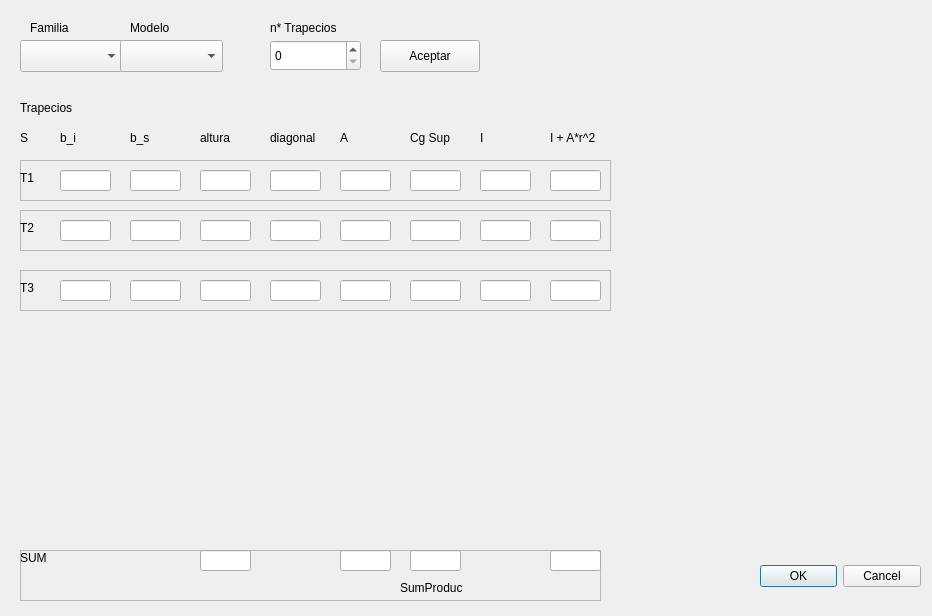
<?xml version="1.0" encoding="UTF-8"?>
<ui version="4.0">
 <class>Dialog</class>
 <widget class="QDialog" name="Dialog">
  <property name="geometry">
   <rect>
    <x>0</x>
    <y>0</y>
    <width>932</width>
    <height>616</height>
   </rect>
  </property>
  <property name="windowTitle">
   <string>Dialog</string>
  </property>
  <widget class="QDialogButtonBox" name="buttonBox">
   <property name="geometry">
    <rect>
     <x>760</x>
     <y>560</y>
     <width>161</width>
     <height>32</height>
    </rect>
   </property>
   <property name="orientation">
    <enum>Qt::Orientation::Horizontal</enum>
   </property>
   <property name="standardButtons">
    <set>QDialogButtonBox::StandardButton::Cancel|QDialogButtonBox::StandardButton::Ok</set>
   </property>
  </widget>
  <widget class="QComboBox" name="combo_familia">
   <property name="geometry">
    <rect>
     <x>20</x>
     <y>40</y>
     <width>103</width>
     <height>32</height>
    </rect>
   </property>
   <property name="placeholderText">
    <string>Elegir</string>
   </property>
   <item>
    <property name="text">
     <string>elegir</string>
    </property>
   </item>
   <item>
    <property name="text">
     <string>VI</string>
    </property>
   </item>
  </widget>
  <widget class="QComboBox" name="combo_modelo">
   <property name="geometry">
    <rect>
     <x>120</x>
     <y>40</y>
     <width>103</width>
     <height>32</height>
    </rect>
   </property>
   <property name="placeholderText">
    <string>Elegir</string>
   </property>
   <item>
    <property name="text">
     <string>Elegir</string>
    </property>
   </item>
   <item>
    <property name="text">
     <string>asd</string>
    </property>
   </item>
   <item>
    <property name="text">
     <string>4120</string>
    </property>
   </item>
  </widget>
  <widget class="QLabel" name="label_familia">
   <property name="geometry">
    <rect>
     <x>30</x>
     <y>20</y>
     <width>58</width>
     <height>16</height>
    </rect>
   </property>
   <property name="text">
    <string>Familia</string>
   </property>
  </widget>
  <widget class="QLabel" name="label_modelo">
   <property name="geometry">
    <rect>
     <x>130</x>
     <y>20</y>
     <width>58</width>
     <height>16</height>
    </rect>
   </property>
   <property name="text">
    <string>Modelo</string>
   </property>
  </widget>
  <widget class="QLabel" name="label_trapecios">
   <property name="geometry">
    <rect>
     <x>20</x>
     <y>100</y>
     <width>58</width>
     <height>16</height>
    </rect>
   </property>
   <property name="text">
    <string>Trapecios</string>
   </property>
  </widget>
  <widget class="QLabel" name="label_secciones">
   <property name="geometry">
    <rect>
     <x>20</x>
     <y>130</y>
     <width>21</width>
     <height>16</height>
    </rect>
   </property>
   <property name="text">
    <string>S</string>
   </property>
  </widget>
  <widget class="QLabel" name="label_bi">
   <property name="geometry">
    <rect>
     <x>60</x>
     <y>130</y>
     <width>58</width>
     <height>16</height>
    </rect>
   </property>
   <property name="text">
    <string>b_i</string>
   </property>
  </widget>
  <widget class="QLabel" name="label_bs">
   <property name="geometry">
    <rect>
     <x>130</x>
     <y>130</y>
     <width>58</width>
     <height>16</height>
    </rect>
   </property>
   <property name="text">
    <string>b_s</string>
   </property>
  </widget>
  <widget class="QLabel" name="label_h">
   <property name="geometry">
    <rect>
     <x>200</x>
     <y>130</y>
     <width>58</width>
     <height>16</height>
    </rect>
   </property>
   <property name="text">
    <string>altura</string>
   </property>
  </widget>
  <widget class="QLabel" name="label_d">
   <property name="geometry">
    <rect>
     <x>270</x>
     <y>130</y>
     <width>58</width>
     <height>16</height>
    </rect>
   </property>
   <property name="text">
    <string>diagonal</string>
   </property>
  </widget>
  <widget class="QLabel" name="label_a">
   <property name="geometry">
    <rect>
     <x>340</x>
     <y>130</y>
     <width>31</width>
     <height>16</height>
    </rect>
   </property>
   <property name="text">
    <string>A</string>
   </property>
  </widget>
  <widget class="QLabel" name="label_cg">
   <property name="geometry">
    <rect>
     <x>410</x>
     <y>130</y>
     <width>58</width>
     <height>16</height>
    </rect>
   </property>
   <property name="text">
    <string>Cg Sup</string>
   </property>
  </widget>
  <widget class="QLabel" name="label_i">
   <property name="geometry">
    <rect>
     <x>480</x>
     <y>130</y>
     <width>21</width>
     <height>16</height>
    </rect>
   </property>
   <property name="text">
    <string>I</string>
   </property>
  </widget>
  <widget class="QLabel" name="label_op">
   <property name="geometry">
    <rect>
     <x>550</x>
     <y>130</y>
     <width>71</width>
     <height>16</height>
    </rect>
   </property>
   <property name="text">
    <string>I + A*r^2</string>
   </property>
  </widget>
  <widget class="QLabel" name="label_cant">
   <property name="geometry">
    <rect>
     <x>270</x>
     <y>20</y>
     <width>101</width>
     <height>16</height>
    </rect>
   </property>
   <property name="text">
    <string>n* Trapecios</string>
   </property>
  </widget>
  <widget class="QSpinBox" name="spin_cant">
   <property name="geometry">
    <rect>
     <x>270</x>
     <y>40</y>
     <width>91</width>
     <height>31</height>
    </rect>
   </property>
  </widget>
  <widget class="QPushButton" name="btn_acpt_cant">
   <property name="geometry">
    <rect>
     <x>380</x>
     <y>40</y>
     <width>100</width>
     <height>32</height>
    </rect>
   </property>
   <property name="text">
    <string>Aceptar</string>
   </property>
  </widget>
  <widget class="QFrame" name="sum_frame">
   <property name="geometry">
    <rect>
     <x>20</x>
     <y>550</y>
     <width>581</width>
     <height>51</height>
    </rect>
   </property>
   <property name="frameShape">
    <enum>QFrame::Shape::StyledPanel</enum>
   </property>
   <property name="frameShadow">
    <enum>QFrame::Shadow::Raised</enum>
   </property>
   <widget class="QLineEdit" name="sum_op">
    <property name="geometry">
     <rect>
      <x>530</x>
      <y>0</y>
      <width>51</width>
      <height>21</height>
     </rect>
    </property>
   </widget>
   <widget class="QLineEdit" name="sumprod_a_cg">
    <property name="geometry">
     <rect>
      <x>390</x>
      <y>0</y>
      <width>51</width>
      <height>21</height>
     </rect>
    </property>
   </widget>
   <widget class="QLabel" name="label_sumprod">
    <property name="geometry">
     <rect>
      <x>380</x>
      <y>30</y>
      <width>81</width>
      <height>16</height>
     </rect>
    </property>
    <property name="text">
     <string>SumProduc</string>
    </property>
   </widget>
   <widget class="QLabel" name="label_sum">
    <property name="geometry">
     <rect>
      <x>0</x>
      <y>0</y>
      <width>31</width>
      <height>16</height>
     </rect>
    </property>
    <property name="text">
     <string>SUM</string>
    </property>
   </widget>
   <widget class="QLineEdit" name="sum_a">
    <property name="geometry">
     <rect>
      <x>320</x>
      <y>0</y>
      <width>51</width>
      <height>21</height>
     </rect>
    </property>
   </widget>
   <widget class="QLineEdit" name="sum_h">
    <property name="geometry">
     <rect>
      <x>180</x>
      <y>0</y>
      <width>51</width>
      <height>21</height>
     </rect>
    </property>
   </widget>
  </widget>
  <widget class="QFrame" name="t_frame1">
   <property name="geometry">
    <rect>
     <x>20</x>
     <y>160</y>
     <width>591</width>
     <height>41</height>
    </rect>
   </property>
   <property name="frameShape">
    <enum>QFrame::Shape::StyledPanel</enum>
   </property>
   <property name="frameShadow">
    <enum>QFrame::Shadow::Raised</enum>
   </property>
   <widget class="QLineEdit" name="t1_op">
    <property name="geometry">
     <rect>
      <x>530</x>
      <y>10</y>
      <width>51</width>
      <height>21</height>
     </rect>
    </property>
   </widget>
   <widget class="QLineEdit" name="t1_bs">
    <property name="geometry">
     <rect>
      <x>110</x>
      <y>10</y>
      <width>51</width>
      <height>21</height>
     </rect>
    </property>
   </widget>
   <widget class="QLineEdit" name="t1_a">
    <property name="geometry">
     <rect>
      <x>320</x>
      <y>10</y>
      <width>51</width>
      <height>21</height>
     </rect>
    </property>
   </widget>
   <widget class="QLabel" name="t_name1">
    <property name="geometry">
     <rect>
      <x>0</x>
      <y>10</y>
      <width>31</width>
      <height>16</height>
     </rect>
    </property>
    <property name="text">
     <string>T1</string>
    </property>
   </widget>
   <widget class="QLineEdit" name="t1_cg">
    <property name="geometry">
     <rect>
      <x>390</x>
      <y>10</y>
      <width>51</width>
      <height>21</height>
     </rect>
    </property>
   </widget>
   <widget class="QLineEdit" name="t1_h">
    <property name="geometry">
     <rect>
      <x>180</x>
      <y>10</y>
      <width>51</width>
      <height>21</height>
     </rect>
    </property>
   </widget>
   <widget class="QLineEdit" name="t1_bi">
    <property name="geometry">
     <rect>
      <x>40</x>
      <y>10</y>
      <width>51</width>
      <height>21</height>
     </rect>
    </property>
   </widget>
   <widget class="QLineEdit" name="t1_i">
    <property name="geometry">
     <rect>
      <x>460</x>
      <y>10</y>
      <width>51</width>
      <height>21</height>
     </rect>
    </property>
   </widget>
   <widget class="QLineEdit" name="t1_d">
    <property name="geometry">
     <rect>
      <x>250</x>
      <y>10</y>
      <width>51</width>
      <height>21</height>
     </rect>
    </property>
   </widget>
  </widget>
  <widget class="QFrame" name="t_frame2">
   <property name="geometry">
    <rect>
     <x>20</x>
     <y>210</y>
     <width>591</width>
     <height>41</height>
    </rect>
   </property>
   <property name="frameShape">
    <enum>QFrame::Shape::StyledPanel</enum>
   </property>
   <property name="frameShadow">
    <enum>QFrame::Shadow::Raised</enum>
   </property>
   <widget class="QLineEdit" name="t2_op">
    <property name="geometry">
     <rect>
      <x>530</x>
      <y>10</y>
      <width>51</width>
      <height>21</height>
     </rect>
    </property>
   </widget>
   <widget class="QLineEdit" name="t2_bs">
    <property name="geometry">
     <rect>
      <x>110</x>
      <y>10</y>
      <width>51</width>
      <height>21</height>
     </rect>
    </property>
   </widget>
   <widget class="QLineEdit" name="t2_a">
    <property name="geometry">
     <rect>
      <x>320</x>
      <y>10</y>
      <width>51</width>
      <height>21</height>
     </rect>
    </property>
   </widget>
   <widget class="QLabel" name="t_name2">
    <property name="geometry">
     <rect>
      <x>0</x>
      <y>10</y>
      <width>31</width>
      <height>16</height>
     </rect>
    </property>
    <property name="text">
     <string>T2</string>
    </property>
   </widget>
   <widget class="QLineEdit" name="t2_cg">
    <property name="geometry">
     <rect>
      <x>390</x>
      <y>10</y>
      <width>51</width>
      <height>21</height>
     </rect>
    </property>
   </widget>
   <widget class="QLineEdit" name="t2_h">
    <property name="geometry">
     <rect>
      <x>180</x>
      <y>10</y>
      <width>51</width>
      <height>21</height>
     </rect>
    </property>
   </widget>
   <widget class="QLineEdit" name="t2_bi">
    <property name="geometry">
     <rect>
      <x>40</x>
      <y>10</y>
      <width>51</width>
      <height>21</height>
     </rect>
    </property>
   </widget>
   <widget class="QLineEdit" name="t2_i">
    <property name="geometry">
     <rect>
      <x>460</x>
      <y>10</y>
      <width>51</width>
      <height>21</height>
     </rect>
    </property>
   </widget>
   <widget class="QLineEdit" name="t2_d">
    <property name="geometry">
     <rect>
      <x>250</x>
      <y>10</y>
      <width>51</width>
      <height>21</height>
     </rect>
    </property>
   </widget>
  </widget>
  <widget class="QFrame" name="t_frame3">
   <property name="geometry">
    <rect>
     <x>20</x>
     <y>270</y>
     <width>591</width>
     <height>41</height>
    </rect>
   </property>
   <property name="frameShape">
    <enum>QFrame::Shape::StyledPanel</enum>
   </property>
   <property name="frameShadow">
    <enum>QFrame::Shadow::Raised</enum>
   </property>
   <widget class="QLineEdit" name="t3_op">
    <property name="geometry">
     <rect>
      <x>530</x>
      <y>10</y>
      <width>51</width>
      <height>21</height>
     </rect>
    </property>
   </widget>
   <widget class="QLineEdit" name="t3_bs">
    <property name="geometry">
     <rect>
      <x>110</x>
      <y>10</y>
      <width>51</width>
      <height>21</height>
     </rect>
    </property>
   </widget>
   <widget class="QLineEdit" name="t3_a">
    <property name="geometry">
     <rect>
      <x>320</x>
      <y>10</y>
      <width>51</width>
      <height>21</height>
     </rect>
    </property>
   </widget>
   <widget class="QLabel" name="t_name3">
    <property name="geometry">
     <rect>
      <x>0</x>
      <y>10</y>
      <width>31</width>
      <height>16</height>
     </rect>
    </property>
    <property name="text">
     <string>T3</string>
    </property>
   </widget>
   <widget class="QLineEdit" name="t3_cg">
    <property name="geometry">
     <rect>
      <x>390</x>
      <y>10</y>
      <width>51</width>
      <height>21</height>
     </rect>
    </property>
   </widget>
   <widget class="QLineEdit" name="t3_h">
    <property name="geometry">
     <rect>
      <x>180</x>
      <y>10</y>
      <width>51</width>
      <height>21</height>
     </rect>
    </property>
   </widget>
   <widget class="QLineEdit" name="t3_bi">
    <property name="geometry">
     <rect>
      <x>40</x>
      <y>10</y>
      <width>51</width>
      <height>21</height>
     </rect>
    </property>
   </widget>
   <widget class="QLineEdit" name="t3_i">
    <property name="geometry">
     <rect>
      <x>460</x>
      <y>10</y>
      <width>51</width>
      <height>21</height>
     </rect>
    </property>
   </widget>
   <widget class="QLineEdit" name="t3_d">
    <property name="geometry">
     <rect>
      <x>250</x>
      <y>10</y>
      <width>51</width>
      <height>21</height>
     </rect>
    </property>
   </widget>
  </widget>
 </widget>
 <resources/>
 <connections>
  <connection>
   <sender>buttonBox</sender>
   <signal>accepted()</signal>
   <receiver>Dialog</receiver>
   <slot>accept()</slot>
   <hints>
    <hint type="sourcelabel">
     <x>248</x>
     <y>254</y>
    </hint>
    <hint type="destinationlabel">
     <x>157</x>
     <y>274</y>
    </hint>
   </hints>
  </connection>
  <connection>
   <sender>buttonBox</sender>
   <signal>rejected()</signal>
   <receiver>Dialog</receiver>
   <slot>reject()</slot>
   <hints>
    <hint type="sourcelabel">
     <x>316</x>
     <y>260</y>
    </hint>
    <hint type="destinationlabel">
     <x>286</x>
     <y>274</y>
    </hint>
   </hints>
  </connection>
 </connections>
</ui>
